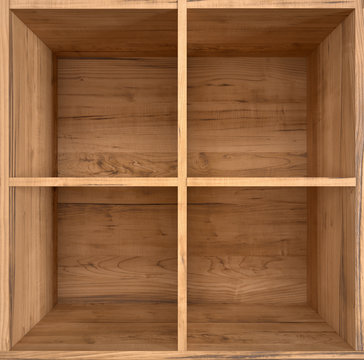
#> input picture Cognizance'23 - IIT-R/warewizard/images/box.jpg, 364 x 360 px, given in place of video, which was not available
$ python 'Color detection.py'
#> lines starting #> are read from the running program, lines starting #| are printed output that depends on the picture; after the words box and inside, x2 and y2 are one past the last pixel; in counts of white or black regions, pixels touching at a corner belong together; pictures that were not available may be replaced by others from this repository, and a replacement may not be noted

import numpy as np
import cv2


# Capturing video through webcam
cap=cv2.VideoCapture('http://100.65.19.20:8080/video')
# cap = cv2.VideoCapture(0)

# Start a while loop
while(1):

    # Reading the video from the
    # webcam in image frames
    _, imageFrame = cap.read()
#> imageFrame is the input picture: shape (360, 364, 3); mean B, G, R 62.6, 99.3, 146.4

    # Convert the imageFrame in
    # BGR(RGB color space) to
    # HSV(hue-saturation-value)
    # color space
    hsvFrame = cv2.cvtColor(imageFrame, cv2.COLOR_BGR2HSV)
#> hsvFrame: shape (360, 364, 3); mean H, S, V 13.1, 152.5, 146.4

    # Set range for red color and
    # define mask
    # grey_lower = np.array([0, 0, 30], np.uint8)
    # grey_upper = np.array([180, 30, 255], np.uint8)
    # red_mask = cv2.inRange(hsvFrame, grey_lower, grey_upper)

    # Set range for green color and
    # define mask
    black_lower = np.array([0,0,0], np.uint8)
    black_upper = np.array([180,255,30], np.uint8)
    green_mask = cv2.inRange(hsvFrame, black_lower, black_upper)
#> green_mask: shape (360, 364); every value is 0

    # Set range for blue color and
    # define mask
    brown_lower = np.array([0,20,20], np.uint8)
    brown_upper = np.array([30,255,255], np.uint8)
    blue_mask = cv2.inRange(hsvFrame, brown_lower, brown_upper)
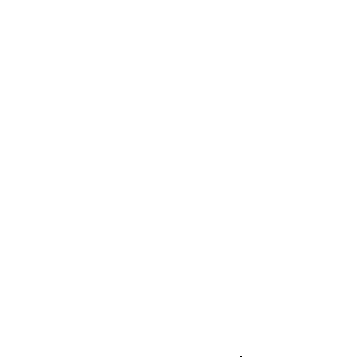
#> blue_mask: shape (360, 364); 100% white; black in thin lines or dots, all inside (x1, y1, x2, y2) = (240, 356, 242, 357)

    # Morphological Transform, Dilation
    # for each color and bitwise_and operator
    # between imageFrame and mask determines
    # to detect only that particular color
    kernel = np.ones((5, 5), "uint8")

    # For red color
    # red_mask = cv2.dilate(red_mask, kernel)
    # res_red = cv2.bitwise_and(imageFrame, imageFrame,
    #                           mask = red_mask)

    # # For green color
    green_mask = cv2.dilate(green_mask, kernel)
    res_green = cv2.bitwise_and(imageFrame, imageFrame,
                                mask = green_mask)
#> res_green: shape (360, 364, 3); every value is 0

    # # For blue color
    blue_mask = cv2.dilate(blue_mask, kernel)
#> blue_mask: shape (360, 364); every value is 255
    res_blue = cv2.bitwise_and(imageFrame, imageFrame,
                               mask = blue_mask)

    # Creating contour to track red color
    #

    #

    # Creating contour to track green color
    contours, hierarchy = cv2.findContours(green_mask,
                                           cv2.RETR_TREE,
                                           cv2.CHAIN_APPROX_SIMPLE)
#> contours = []

    for pic, contour in enumerate(contours):
        area = cv2.contourArea(contour)
        if(area > 300):
            x, y, w, h = cv2.boundingRect(contour)
            imageFrame = cv2.rectangle(imageFrame, (x, y),
                                       (x + w, y + h),
                                       (0, 255, 0), 2)


            cv2.putText(imageFrame, "Black Colour", (x, y),
                        cv2.FONT_HERSHEY_SIMPLEX,
                        1.0, (0, 255, 0))
#> this loop made 0 passes

    # Creating contour to track blue color
    contours, hierarchy = cv2.findContours(blue_mask,
                                           cv2.RETR_TREE,
                                           cv2.CHAIN_APPROX_SIMPLE)
#> contours = [[[0, 0], [0, 359], [363, 359], [363, 0]]]
    for pic, contour in enumerate(contours):
        area = cv2.contourArea(contour)
        if(area > 300):
            x, y, w, h = cv2.boundingRect(contour)
            imageFrame = cv2.rectangle(imageFrame, (x, y),
                                       (x + w, y + h),
                                       (255, 0, 0), 2)

            cv2.putText(imageFrame, "Brown Colour", (x, y),
                        cv2.FONT_HERSHEY_SIMPLEX,
                        1.0, (255, 0, 0))
#> this loop made 1 pass
#> (pic, contour, area, x, y, w, h) on pass 1: (0, [[0, 0], [0, 359], [363, 359], [363, 0]], 130317, 0, 0, 364, 360)
#> pass 1, `imageFrame = cv2.rectangle(imageFrame, (x, y), (x + w, y + h), (255, 0..`:
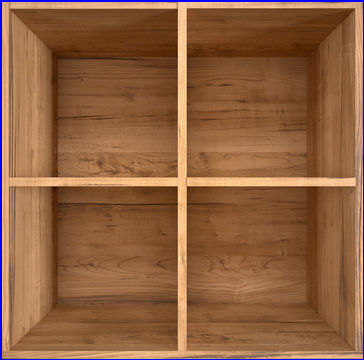
#> imageFrame: shape (360, 364, 3); 1.65% of pixels changed, all inside (x1, y1, x2, y2) = (0, 0, 364, 360)


    # Program Termination
    cv2.imshow("Multiple Color Detection in Real-TIme", imageFrame)
    if cv2.waitKey(10) & 0xFF == ord('d'):
#> (key Esc is pressed here)
        cap.release()
        cv2.destroyAllWindows()
        break

$ run again, on Cognizance'23 - IIT-R/warewizard/images/yellow.jpg
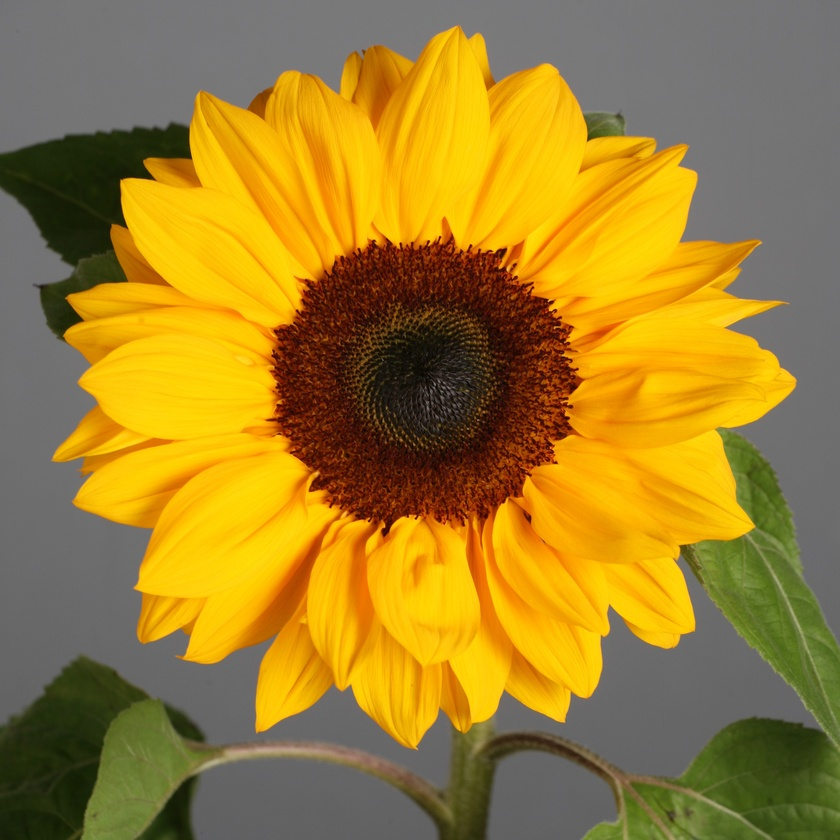
#> input picture Cognizance'23 - IIT-R/warewizard/images/yellow.jpg, 840 x 840 px, shrunk from 2908 x 2909 before the run, given in place of video, which was not available
#> imageFrame is the input picture: shape (840, 840, 3); mean B, G, R 45.3, 127.3, 158.8
#> hsvFrame: shape (840, 840, 3); mean H, S, V 25, 150.9, 160.6
#> `green_mask = cv2.inRange(hsvFrame, black_lower, black_upper)`:
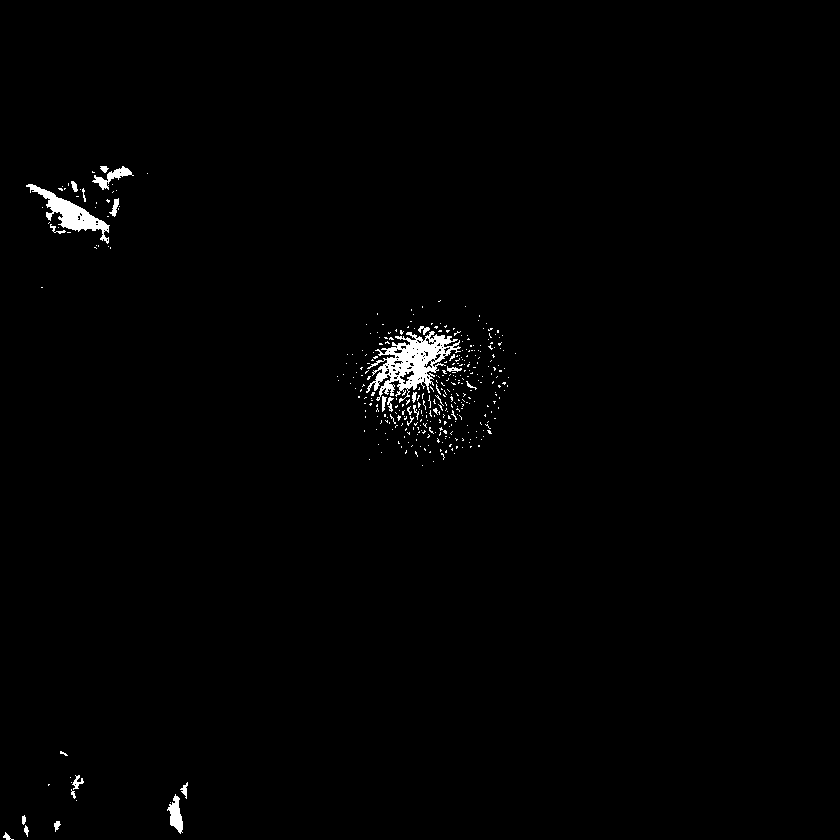
#> green_mask: shape (840, 840); 0.97% white; 370 white regions (345 under 20 px), largest, box (x1, y1, x2, y2) and area: (366, 331, 461, 403) 2729, (26, 184, 110, 244) 1338, (167, 794, 183, 834) 339
#> `contours, hierarchy = cv2.findContours(green_mask, cv2.RETR_TREE, cv2...`: contours = 97 contours, 63 with area under 20; largest, box (x1, y1, x2, y2) and area: (348, 319, 485, 462) 11736, (24, 179, 122, 251) 2919, (481, 321, 511, 415) 974, (90, 164, 136, 195) 768, (165, 780, 190, 836) 706
#> the loop `for pic, contour in enumerate(contours):` made 97 passes
#> (area, x, y, w, h) on passes 5, 7, 34, 41, 91, 96: (706, 165, 780, 25, 56), (308, 68, 773, 18, 30), (974, 481, 321, 30, 94), (11735.5, 348, 319, 137, 143), (2919, 24, 179, 98, 72), (767.5, 90, 164, 46, 31)
#> `contours, hierarchy = cv2.findContours(blue_mask, cv2.RETR_TREE, cv2.C..`: contours = 36 contours, 10 with area under 20; largest, box (x1, y1, x2, y2) and area: (46, 21, 801, 840) 399918, (110, 664, 163, 701) 478, (35, 280, 54, 299) 176, (74, 650, 106, 666) 156, (769, 463, 786, 496) 152
#> the loop `for pic, contour in enumerate(contours):` made 36 passes
#> (area, x, y, w, h) on passes 14, 31: (478.5, 110, 664, 53, 37), (399918, 46, 21, 755, 819)
#> after the loop `for pic, contour in enumerate(contours):`:
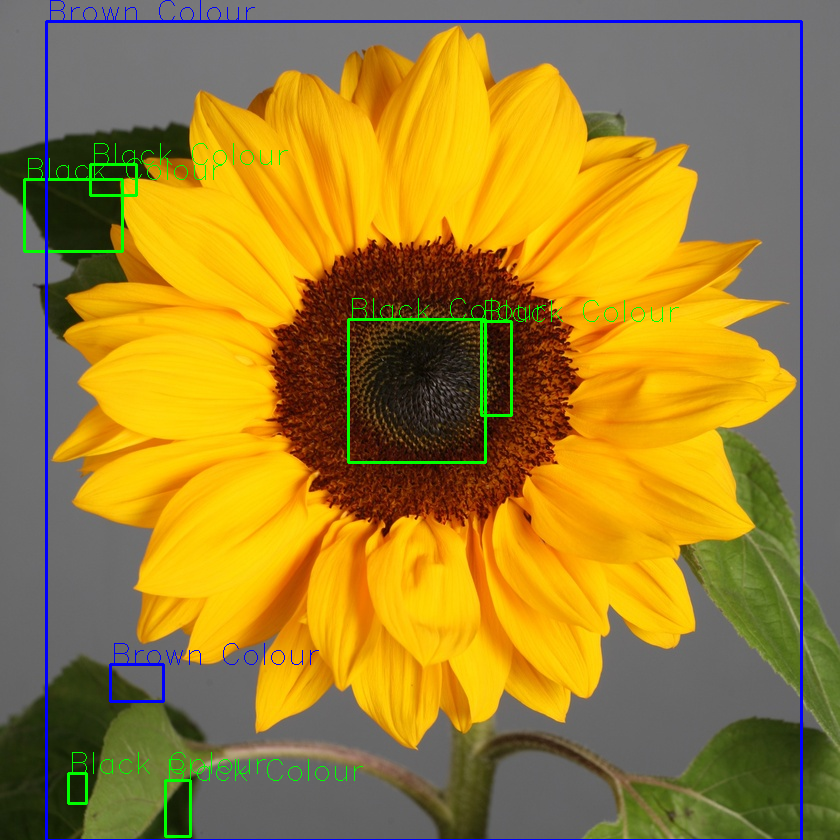
#> imageFrame: shape (840, 840, 3); mean B, G, R 47.3, 127.8, 156.6
